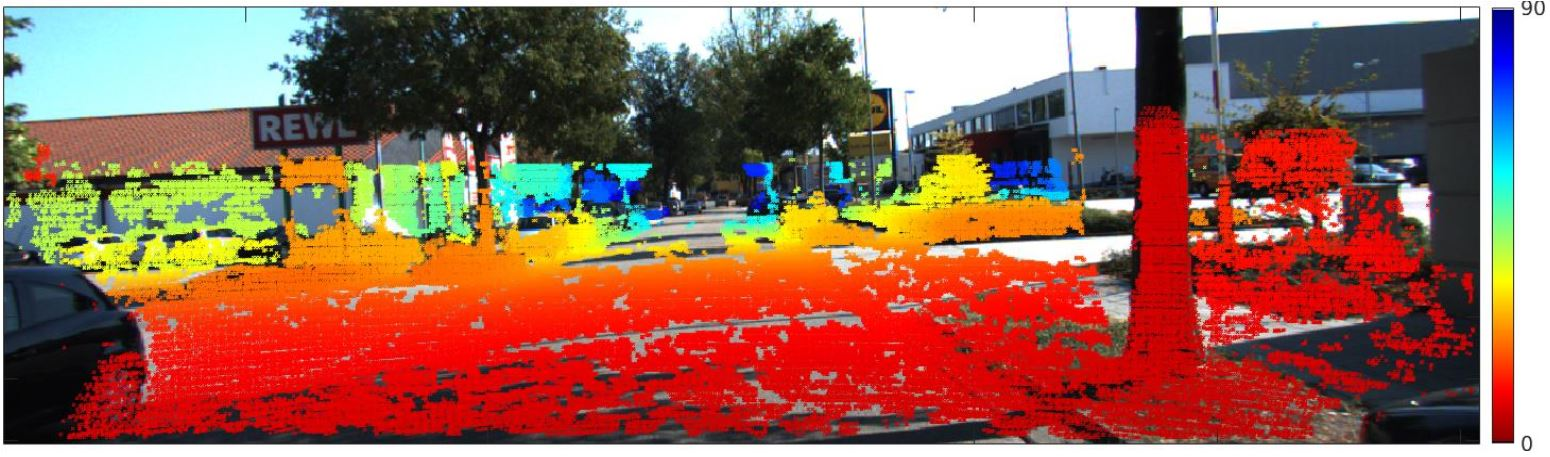
#> input picture CoDIF-KITTI/SFD-TWISE-main/Images/kitti_semidensegt.JPG, 1550 x 457 px; its folder holds only this picture in this run
$ python -i artistic.py   (imports and definitions only)   (older library calls are emulated)
#> lines starting #> are read from the running program, lines starting #| are printed output that depends on the picture
"""
Augmenters that apply artistic image filters.

List of augmenters:

    * :class:`Cartoon`

Added in 0.4.0.

"""

from __future__ import print_function, division, absolute_import

import numpy as np
import cv2

from ..imgaug import _normalize_cv2_input_arr_
from . import meta
from . import color as colorlib
from .. import dtypes as iadt
from .. import parameters as iap


# [128 lines that did not run here, left out]


# Added in 0.4.0.
def _find_edges_canny(image, edge_multiplier, from_colorspace):
    image_gray = colorlib.change_colorspace_(np.copy(image),
                                             to_colorspace=colorlib.CSPACE_GRAY,
                                             from_colorspace=from_colorspace)
    image_gray = image_gray[..., 0]
    thresh = min(int(200 * (1/edge_multiplier)), 254)
    edges = cv2.Canny(_normalize_cv2_input_arr_(image_gray), thresh, thresh)
    return edges


# Added in 0.4.0.
def _find_edges_laplacian(image, edge_multiplier, from_colorspace):
    image_gray = colorlib.change_colorspace_(np.copy(image),
                                             to_colorspace=colorlib.CSPACE_GRAY,
                                             from_colorspace=from_colorspace)
    image_gray = image_gray[..., 0]
    edges_f = cv2.Laplacian(_normalize_cv2_input_arr_(image_gray / 255.0),
                            cv2.CV_64F)
    edges_f = np.abs(edges_f)
    edges_f = edges_f ** 2
    vmax = np.percentile(edges_f, min(int(90 * (1/edge_multiplier)), 99))
    edges_f = np.clip(edges_f, 0.0, vmax) / vmax

    edges_uint8 = np.clip(np.round(edges_f * 255), 0, 255.0).astype(np.uint8)
    edges_uint8 = _blur_median(edges_uint8, 3)
    edges_uint8 = _threshold(edges_uint8, 50)
    return edges_uint8


# Added in 0.4.0.
def _blur_median(image, ksize):
    if ksize % 2 == 0:
        ksize += 1
    if ksize <= 1:
        return image
    return cv2.medianBlur(_normalize_cv2_input_arr_(image), ksize)


# Added in 0.4.0.
def _threshold(image, thresh):
    mask = (image < thresh)
    result = np.copy(image)
    result[mask] = 0
    return result


# Added in 0.4.0.
def _suppress_edge_blobs(edges, size, thresh, inverse):
    kernel = np.ones((size, size), dtype=np.float32)
    counts = cv2.filter2D(_normalize_cv2_input_arr_(edges / 255.0), -1, kernel)

    if inverse:
        mask = (counts < thresh)
    else:
        mask = (counts >= thresh)

    edges = np.copy(edges)
    edges[mask] = 0
    return edges


# Added in 0.4.0.
def _saturate(image, factor, from_colorspace):
    image = np.copy(image)
    if np.isclose(factor, 1.0, atol=1e-2):
        return image

    hsv = colorlib.change_colorspace_(image,
                                      to_colorspace=colorlib.CSPACE_HSV,
                                      from_colorspace=from_colorspace)
    sat = hsv[:, :, 1]
    sat = np.clip(sat.astype(np.int32) * factor, 0, 255).astype(np.uint8)
    hsv[:, :, 1] = sat
    image_sat = colorlib.change_colorspace_(hsv,
                                            to_colorspace=from_colorspace,
                                            from_colorspace=colorlib.CSPACE_HSV)
    return image_sat


# Added in 0.4.0.
def _blend_edges(image, image_edges):
    image_edges = 1.0 - (image_edges / 255.0)
    image_edges = np.tile(image_edges[..., np.newaxis], (1, 1, 3))
    return np.clip(
        np.round(image * image_edges),
        0.0, 255.0
    ).astype(np.uint8)


# [163 lines that did not run here, left out]

>>> import cv2
>>> picture = cv2.imread('../../../../../../../CoDIF-KITTI/SFD-TWISE-main/Images/kitti_semidensegt.JPG', cv2.IMREAD_GRAYSCALE)
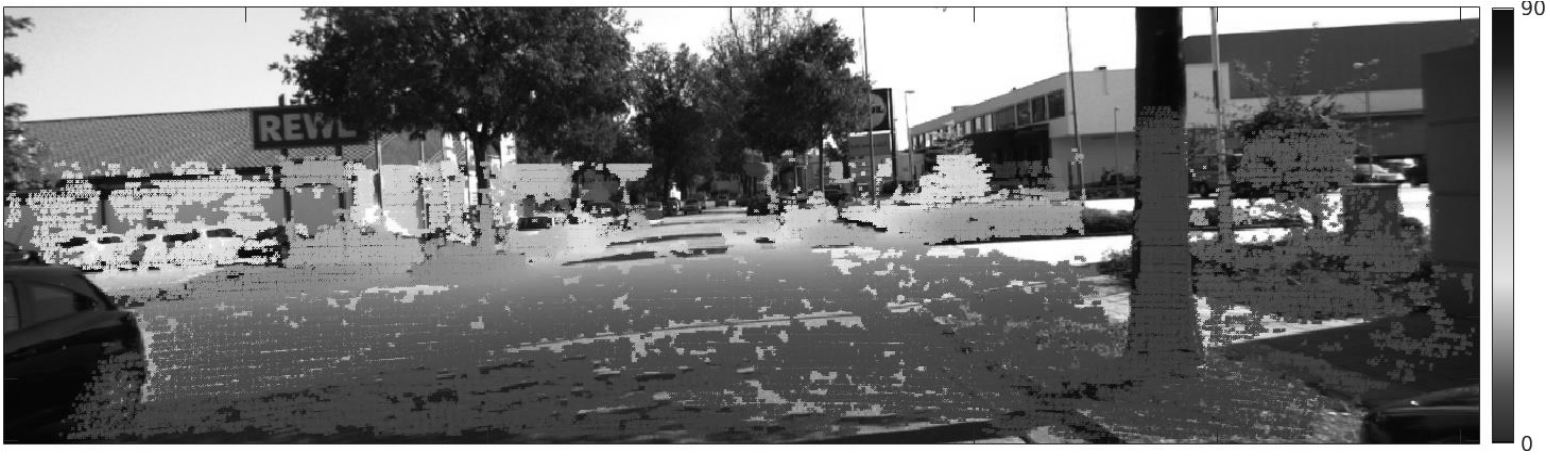
#> picture: shape (457, 1550); min 0, max 255, mean 113.7
#> (the run stopped early here; a loop or call above may not have finished)

$ run again, on CoDIF-KITTI/SFD-TWISE-main/Images/kitti_sparsesample.JPG
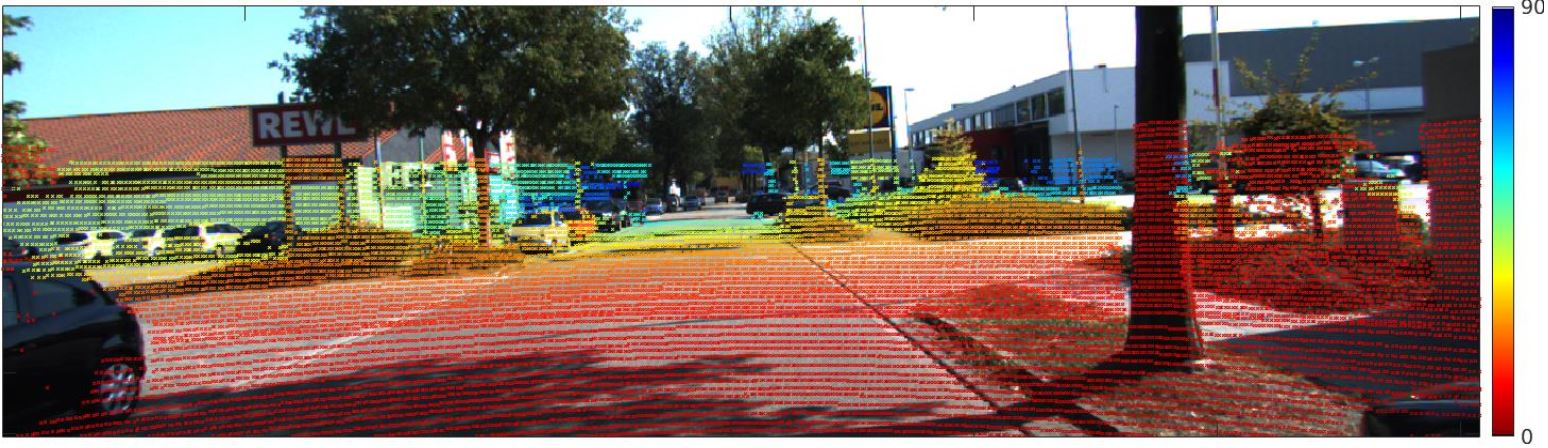
#> input picture CoDIF-KITTI/SFD-TWISE-main/Images/kitti_sparsesample.JPG, 1548 x 448 px
#> `picture = cv2.imread('../../../../../../../CoDIF-KITTI/SFD-TWISE-main/..`:
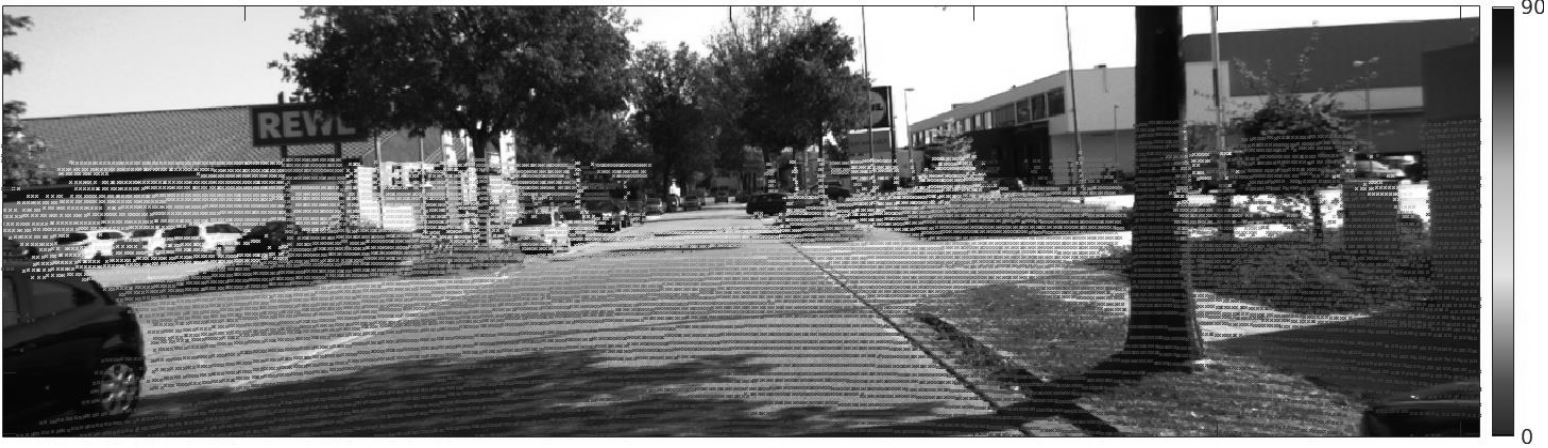
#> picture: shape (448, 1548); min 0, max 255, mean 111.6

$ run again, on CoDIF-KITTI/SFD-TWISE-main/Images/vkitti_densegt.JPG
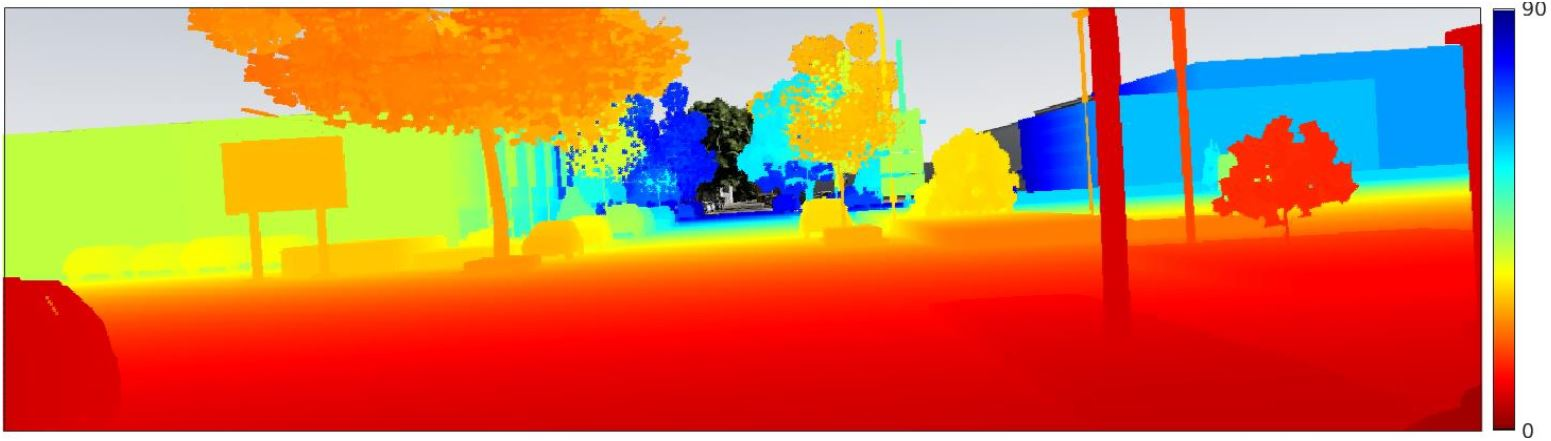
#> input picture CoDIF-KITTI/SFD-TWISE-main/Images/vkitti_densegt.JPG, 1551 x 441 px
#> `picture = cv2.imread('../../../../../../../CoDIF-KITTI/SFD-TWISE-main/..`:
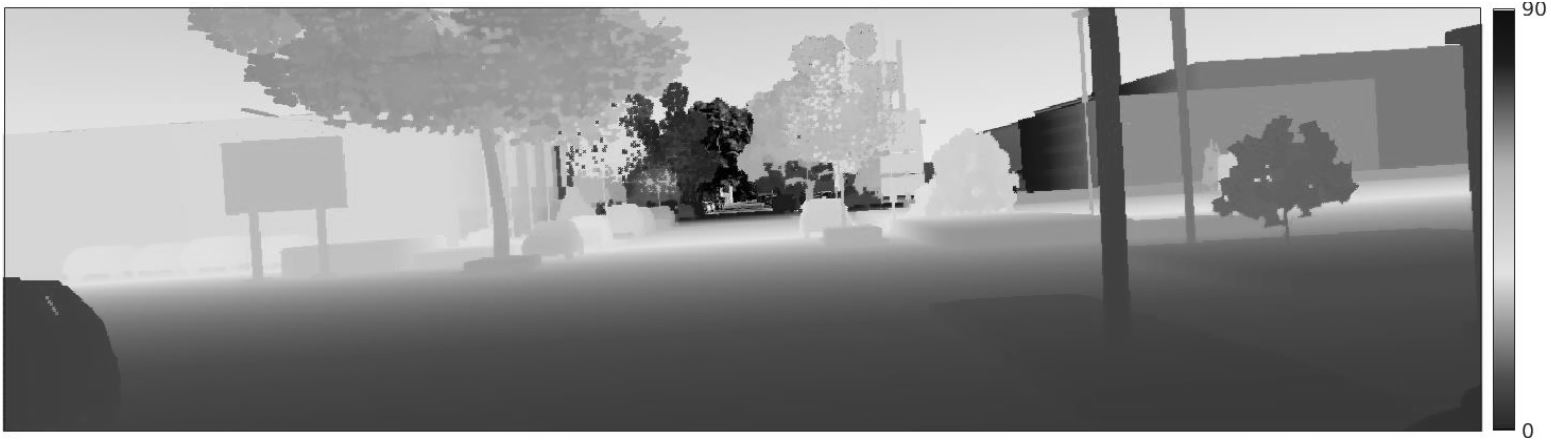
#> picture: shape (441, 1551); min 0, max 255, mean 143.3

$ run again, on CoDIF-KITTI/SFD-TWISE-main/Images/vkitti_sparsesample.JPG
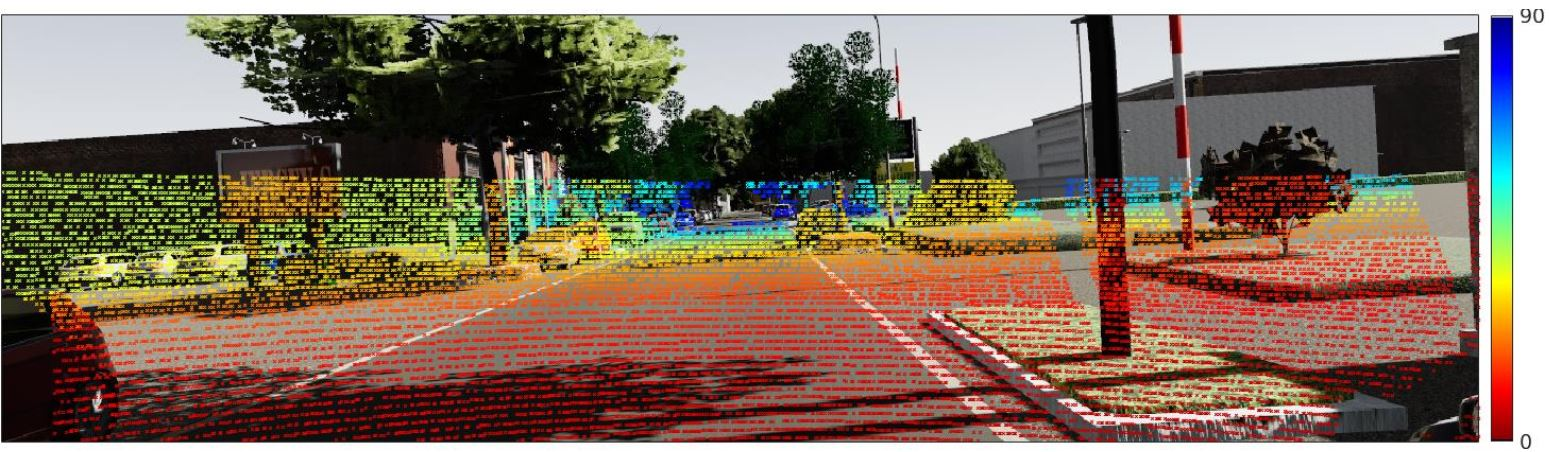
#> input picture CoDIF-KITTI/SFD-TWISE-main/Images/vkitti_sparsesample.JPG, 1550 x 452 px
#> `picture = cv2.imread('../../../../../../../CoDIF-KITTI/SFD-TWISE-main/..`:
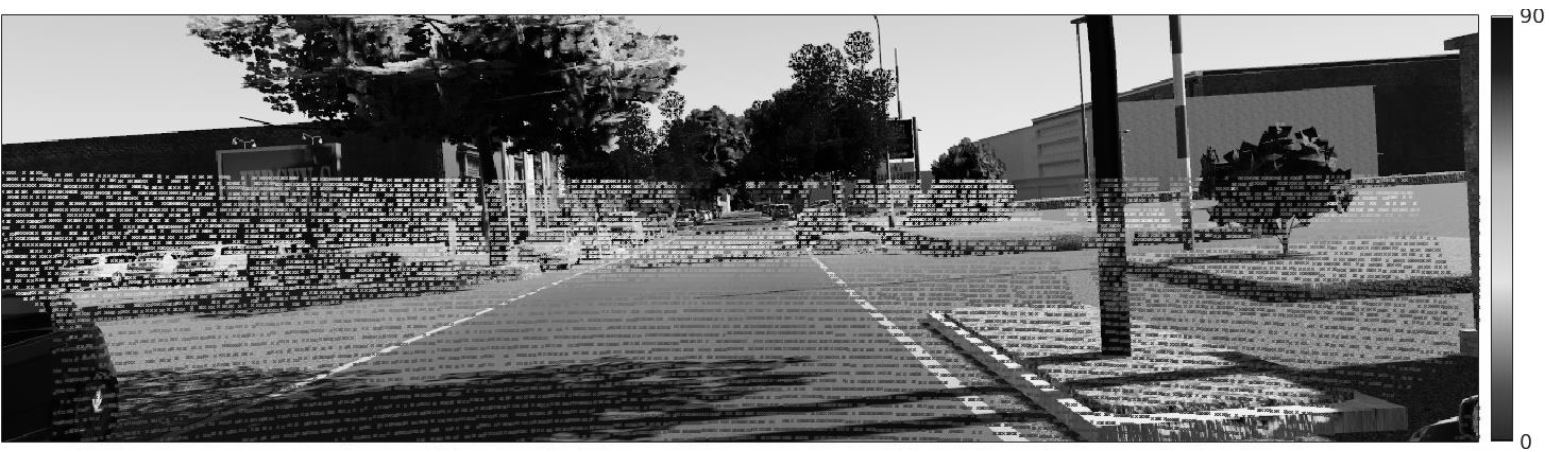
#> picture: shape (452, 1550); min 0, max 255, mean 114.9
